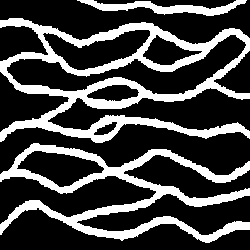
#> input picture TI/strebelle.png, 250 x 250 px, found by its file name
$ jupyter execute --allow-errors EDA.ipynb
#> lines starting #> are read from the running program, lines starting #| are printed output that depends on the picture; after the words box and inside, x2 and y2 are one past the last pixel; in counts of white or black regions, pixels touching at a corner belong together
# EDA analysis of Strebelle training image

### Importing libraries

[cell 1]
import os
import cv2
import numpy

import matplotlib.pyplot as plt

[cell 2]
# Move to previous folder
os.chdir("..")

[cell 3]
STREBELLE_PATH: str = "data/TI/strebelle.png"
CONDITIONING_DATA: str = "data/conditioning_data/samples50"

[cell 4]
import matplotlib as mpl


ti = cv2.imread(STREBELLE_PATH)
#> ti is the input picture: shape (250, 250, 3); 26.7% white; 3 white regions, box (x1, y1, x2, y2) and area: (0, 18, 250, 143) 9048, (0, 143, 250, 243) 6540, (77, 0, 247, 16) 1126
ti = ti/255

# Plotting
plt.style.use(["science", "grid", "no-latex"])

fig = plt.figure(figsize=(12,9))
plt.imshow(ti, cmap="gray", origin="lower")
plt.title("Strebelle training image", size=15)
plt.xlabel("X coordinate", size=13)
plt.ylabel("Y coordinate", size=13)

cmap = mpl.cm.gray
norm = mpl.colors.Normalize(vmin=0, vmax=1)
#> (the rest of this cell did not finish here and is left out)

[cell 5]
def generate_image_patches(img, num_rows, num_columns):
    """
    Generate image patches of approximately equal size from a source image.
    The patch size is based on the desired number of rows and columns.
    Patches are generated in row-major order.
    """

    width, height = img.shape[1], img.shape[0]
    w, h = width // num_columns, height // num_rows

    for y in range(0, height, h):
        y_end = min(y + h, width)
        for x in range(0, width, w):
            x_end = min(x + w, height)
            yield img[y:y_end, x:x_end]

def create_image_patches(img, num_rows, num_columns):
    """
    Partition an image into multiple patches of approximately equal size.
    The patch size is based on the desired number of rows and columns.
    Returns a list of image patches, in row-major order.
    """

    return list(generate_image_patches(img, num_rows, num_columns))

ti_windows = create_image_patches(ti, 64, 64)
#> ti_windows = 7056 items

[cell 6]
pixels = ti.shape[0] * ti.shape[1]
#> pixels = 62500

# Count white pixels
sought = [255, 255, 255]
white  = numpy.count_nonzero(numpy.all(ti==sought,axis=2))
#> white = 0
print(f"Shale: {white/pixels * 100}%")
#| Shale: 0.0%

# Count black pixels
sought = [0,0,0]
black  = numpy.count_nonzero(numpy.all(ti==sought,axis=2))
#> black = 45786
print(f"Sandstone: {black/pixels * 100}%")
#| Sandstone: 73.2576%

proportion_dict = {
    "Shale":white/pixels * 100,
    "Sandstone":black/pixels * 100
}
#> proportion_dict = {'Shale': 0, 'Sandstone': 73.26}

[cell 7]
import matplotlib
plt.style.use(["science", "grid", "no-latex"])

fig = plt.figure(figsize=(12,9))
ax = fig.add_axes([0,0,1,1])
cat = ['Shale', 'Sandstone']
data = [proportion_dict["Shale"],
            proportion_dict["Sandstone"]]
#> data = [0, 73.26]
ax.bar(cat, data, color="gray")

for bar in ax.patches:
    ax.annotate(f"{round(bar.get_height(), 2)}%",
                   (bar.get_x() + bar.get_width() / 2,
                    bar.get_height()), ha='center', va='center',
                   size=13, xytext=(0, 8),
                   textcoords='offset points')

plt.title("Proportion of Shale/Sandstone in %", size=15)
ax.set_xticklabels(["Shale", "Sandstone"], fontsize=13)
plt.xlabel("Category", size=13)
plt.ylabel("Percentage", size=13)
# Saving images to .pgf format
plt.savefig("proportion.pdf", dpi=500, format="pdf")
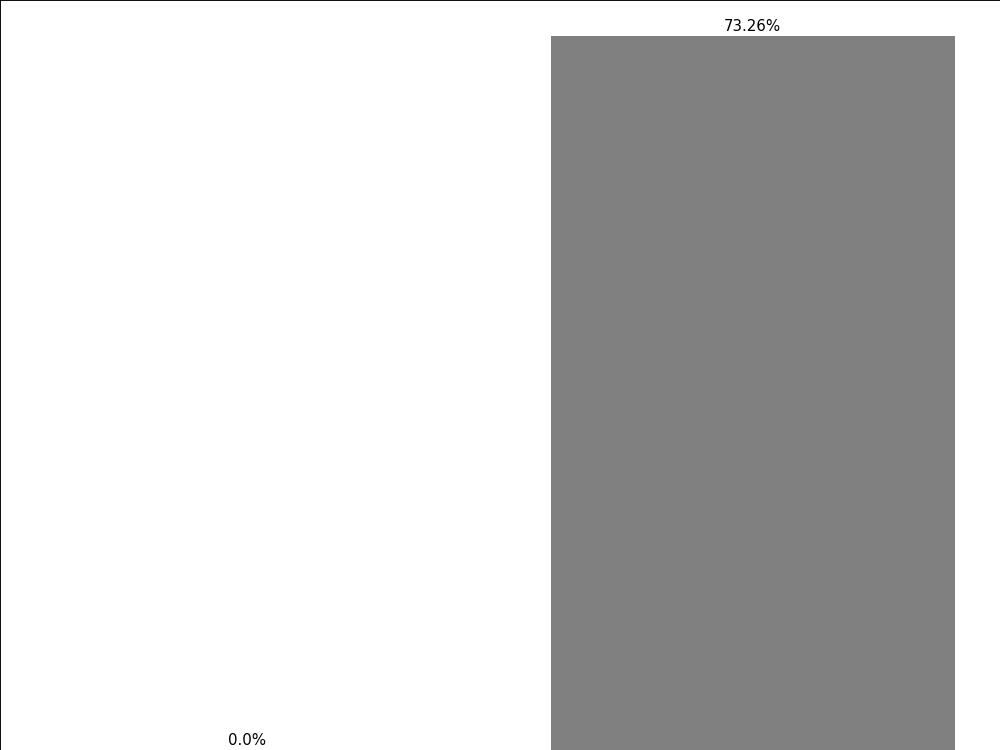
#> figure drawn by matplotlib, 1 panel
plt.show()
